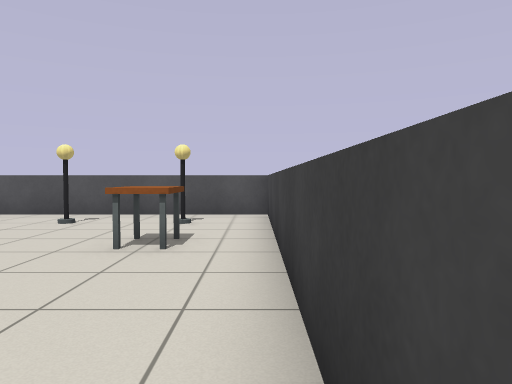
[1] (above)

24 first-person views from a walk through a robot-simulator world made for Gazebo. The camera is 0.9 m above the floor, tilts 2° down and sees 70° across. Floor lines are 1 m apart. The floor is counted in squares, 1 m on a side. Each view is taken from the middle of a square. On the plan, view 1 faces up. The plan holds only what a view shows up to about 12 squares ahead; the rest is blank.

[2]
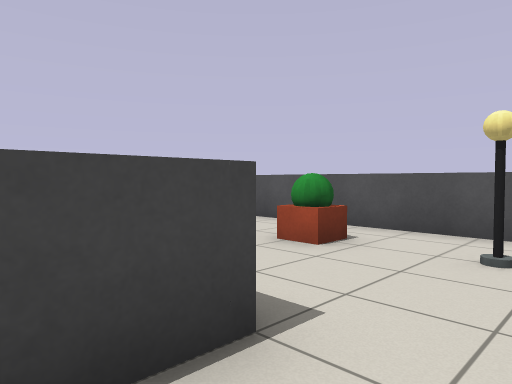

[3]
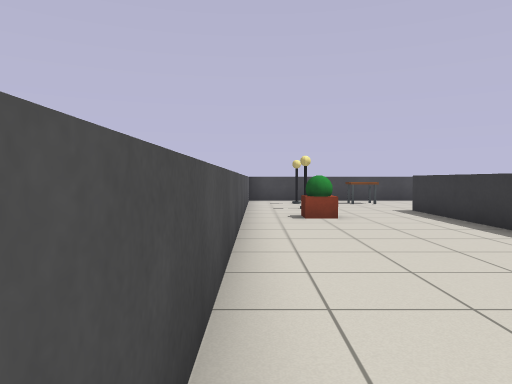

[4]
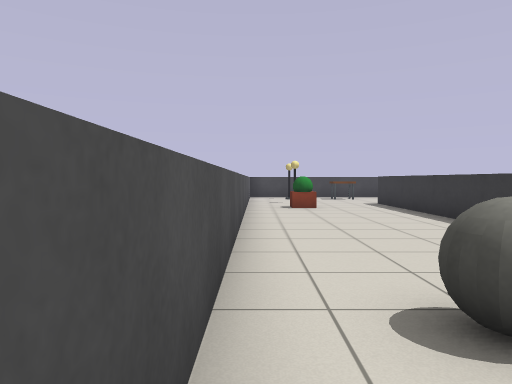

[5]
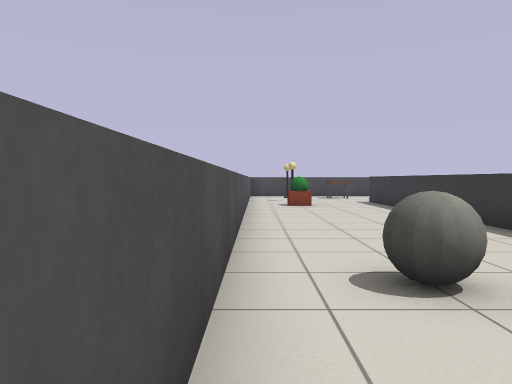

[6]
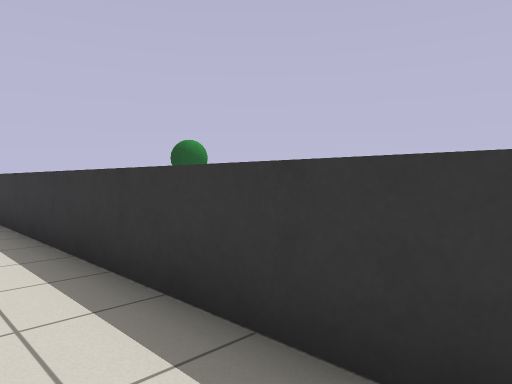

[7]
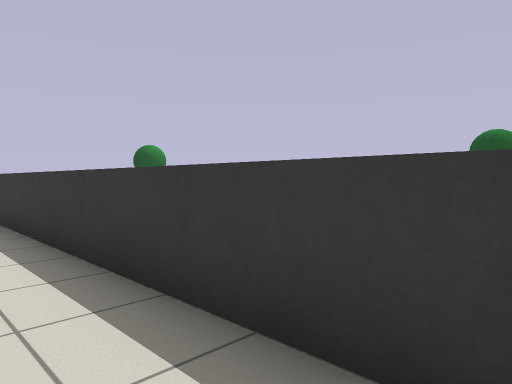

[8]
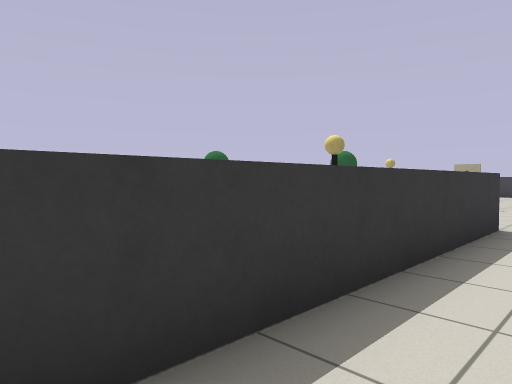

[9]
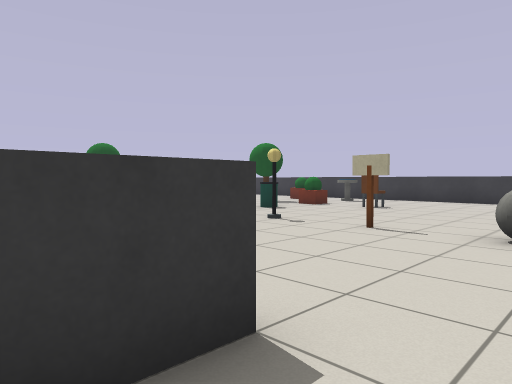

[10]
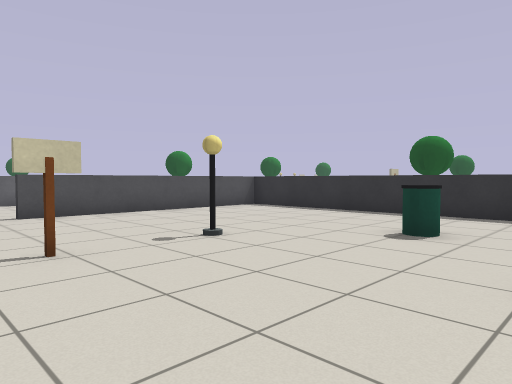

[11]
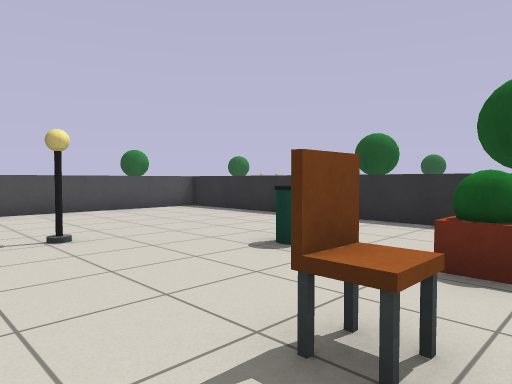

[12]
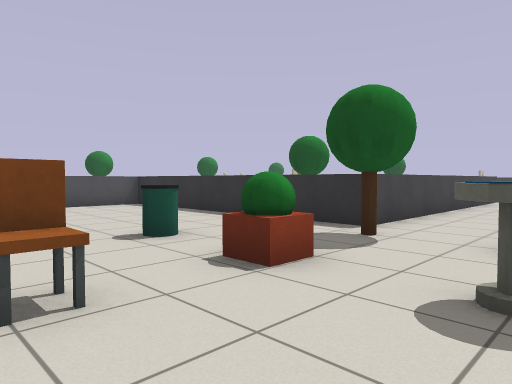

[13]
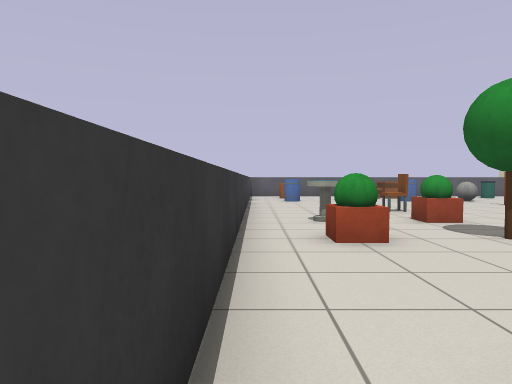

[14]
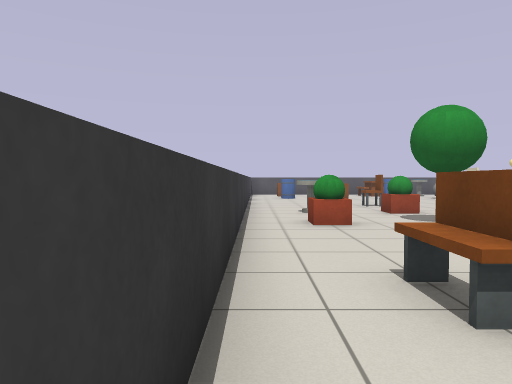

[15]
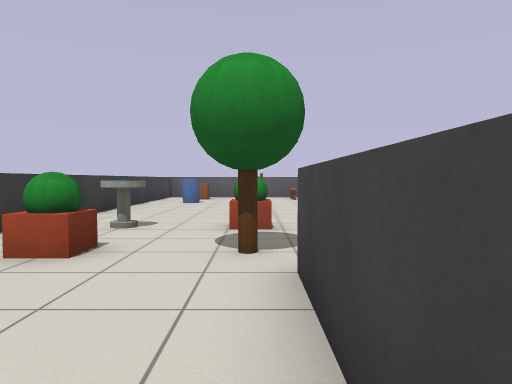

[16]
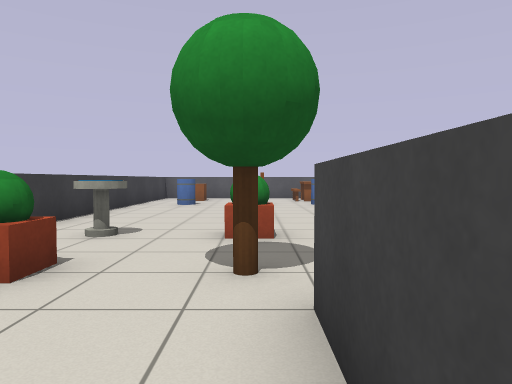

[17]
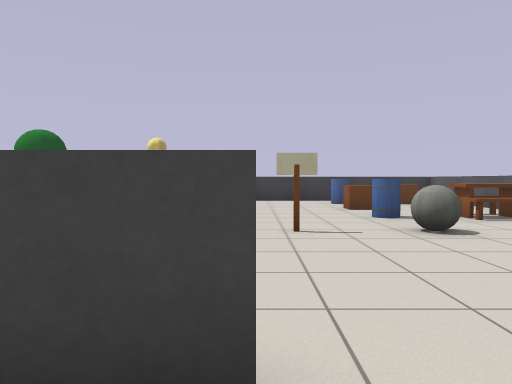

[18]
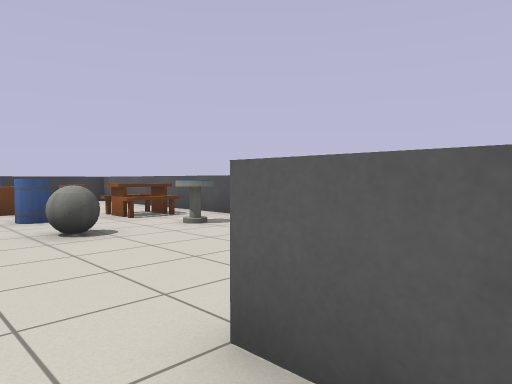

[19]
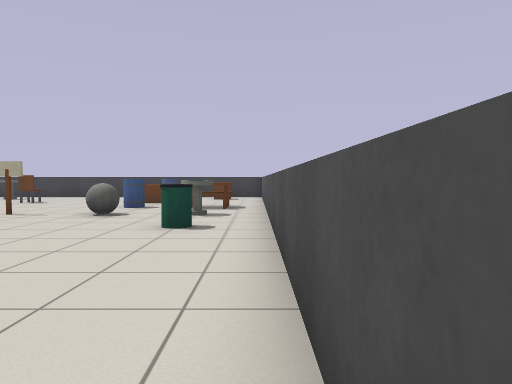

[20]
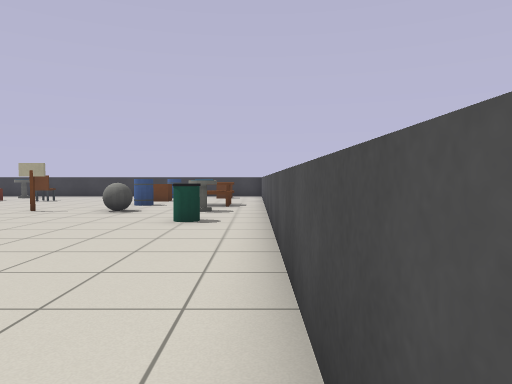

[21]
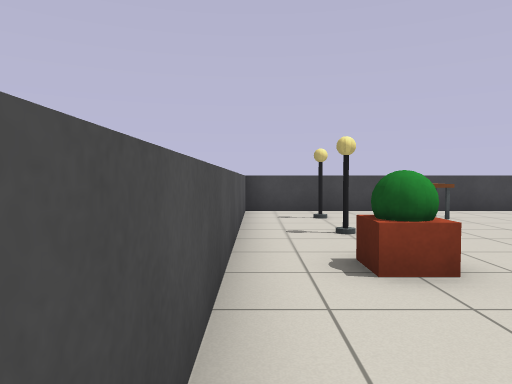

[22]
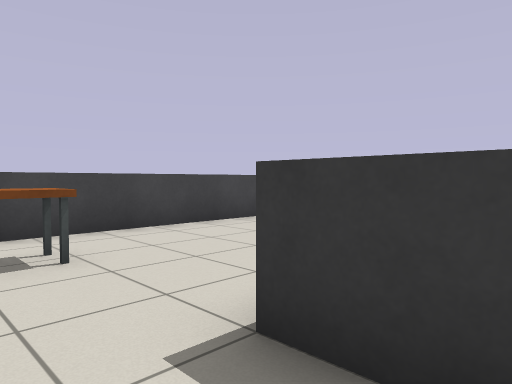

[23]
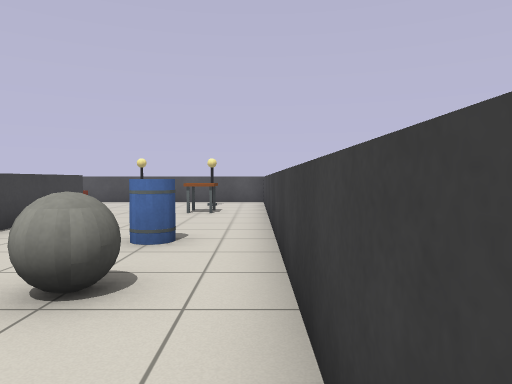

[24]
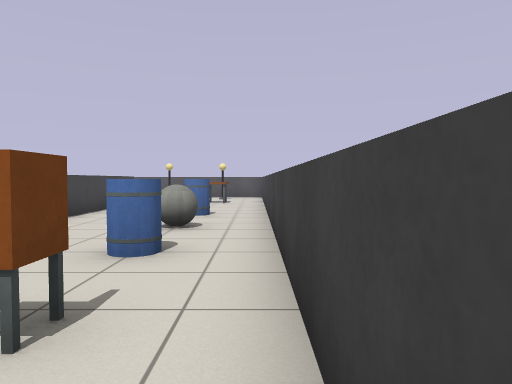

### Floor plan
Points are (right, up) in squares from view 1. A wall is a line through its corners. A room is listed if a view was taken in it or the views show most of it. See-through windows are left out.
Room 1 (views 1, 2, 3, 4, 5, 6, 7, 8, 9, 10, 11, 12, 13, 14, 15, 16, 19, 20, 21, 22, 23, 24)
walls: (-25.5, -4.5) (-25.5, 2); (-34.6, -12.6) (-34.6, -5.8); (-31.6, -5.4) (-26.4, -5.4); (-34.5, -5.4) (-33.5, -5.4); (-24.1, 4.3) (-25.5, 4.3); (0.3, -8.6) (0.3, 9.3) (-18.6, 9.3); (-25.5, 4.5) (-4.5, 4.5) (-4.5, -0.4); (-20.4, 9.3) (-36, 9.3); (-39.3, 4) (-39.3, -11.6)
ways out: opening at (-32.5, -5.5)
objects: plant (-38, -5) to (-37, -4); other object (-38, -2) to (-37, -2); other object (-38, 5) to (-37, 5); bench (-37, -10) to (-37, -9); tree (-36, -5) to (-35, -4); plant (-35, -2); chair (-35, 0); crate (-35, 5); bin (-33, -2); barrel (-33, 5); picnic table (-33, 7) to (-32, 8); other object (-30, 0); sign (-30, 3); grey ball (-30, 5); other object (-30, 7) to (-30, 8); bin (-28, 7) to (-28, 8); grey ball (-16, 7) to (-16, 8); plant (-6, 7) to (-6, 8); other object (-4, 8); chair (-2, -7) to (-1, -7); barrel (-2, -5) to (-1, -4); grey ball (-2, -2) to (-1, -2); barrel (-2, 0) to (-1, 0); table (-2, 5) to (-1, 5); other object (-2, 7) to (-1, 8)
Room 2 (views 17, 18)
walls: (-25.3, 2) (-25.3, 1)
objects: other object (-23, 3); tree (-19, -7) to (-18, -6)

Where each view was taken, in squares from view 1:
view 1: 0 up, 0 right, facing up
view 2: 3 up, 3 left, facing up-left
view 3: 9 up, 15 left, facing right
view 4: 9 up, 18 left, facing right
view 5: 9 up, 19 left, facing right
view 6: 6 up, 18 left, facing down-right
view 7: 6 up, 21 left, facing down-right
view 8: 6 up, 18 left, facing down-left
view 9: 6 up, 24 left, facing down-left
view 10: 4 up, 35 left, facing down-right
view 11: 2 up, 36 left, facing down-right
view 12: 1 up, 38 left, facing down-right
view 13: 10 down, 39 left, facing up
view 14: 12 down, 39 left, facing up
view 15: 9 down, 35 left, facing up
view 16: 8 down, 35 left, facing up
view 17: 2 up, 24 left, facing left
view 18: 3 up, 24 left, facing up-left
view 19: 9 up, 21 left, facing left
view 20: 9 up, 20 left, facing left
view 21: 9 up, 10 left, facing right
view 22: 6 up, 6 left, facing down-right
view 23: 5 down, 0 right, facing up
view 24: 9 down, 0 right, facing up
